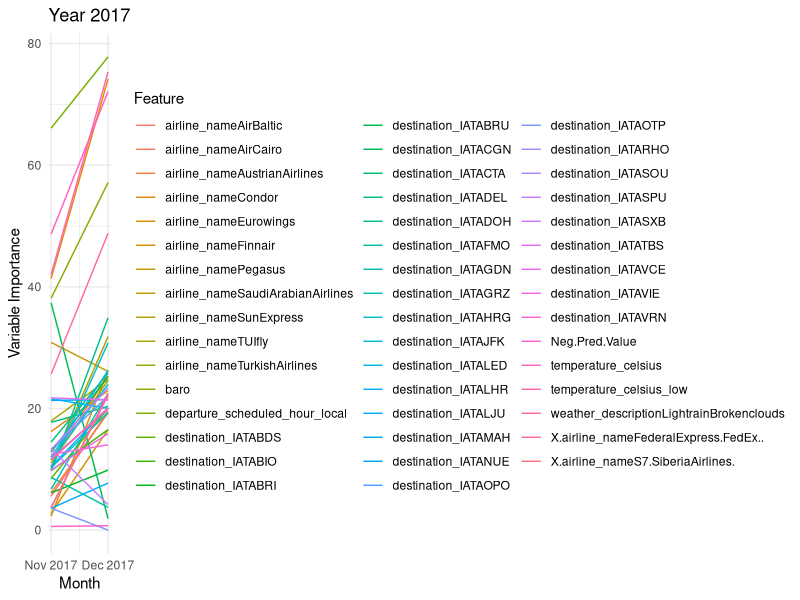
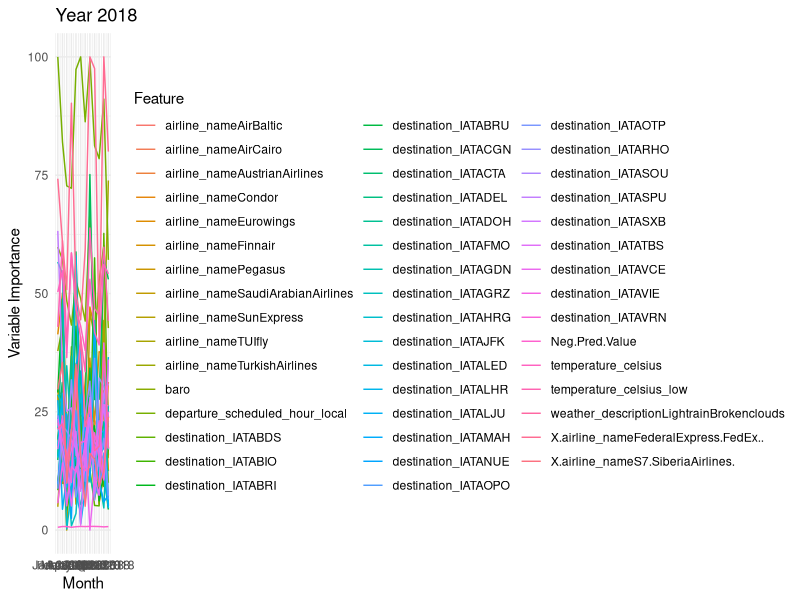
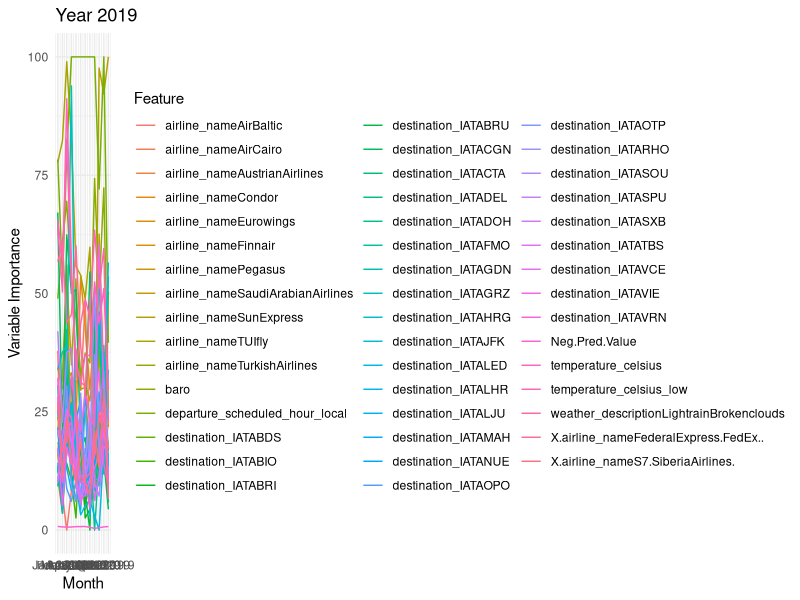
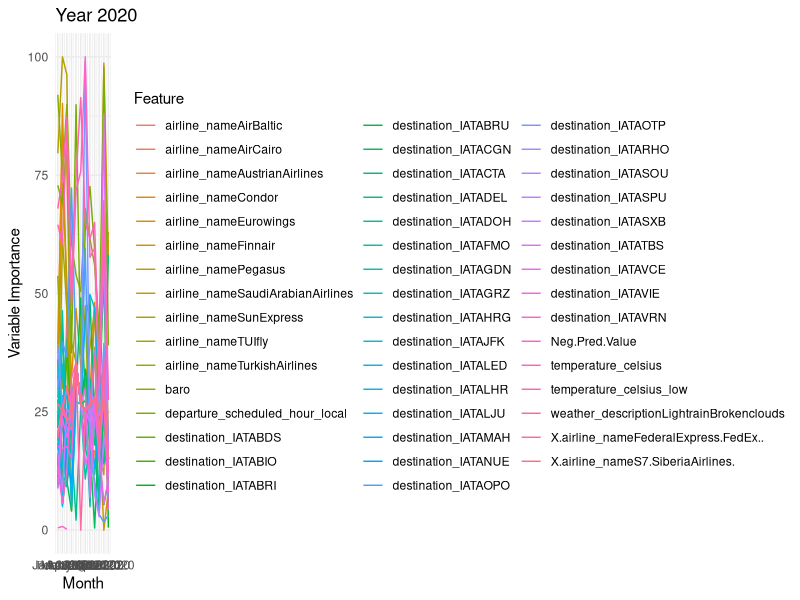
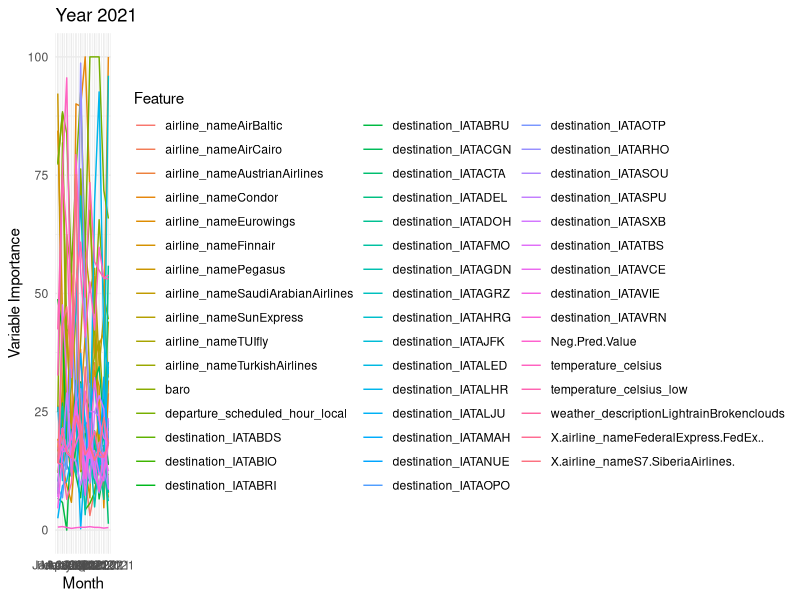
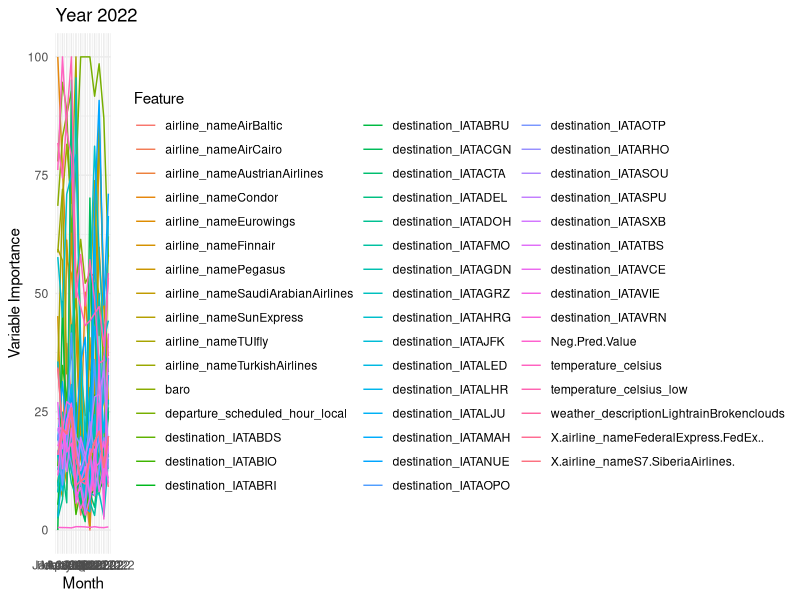
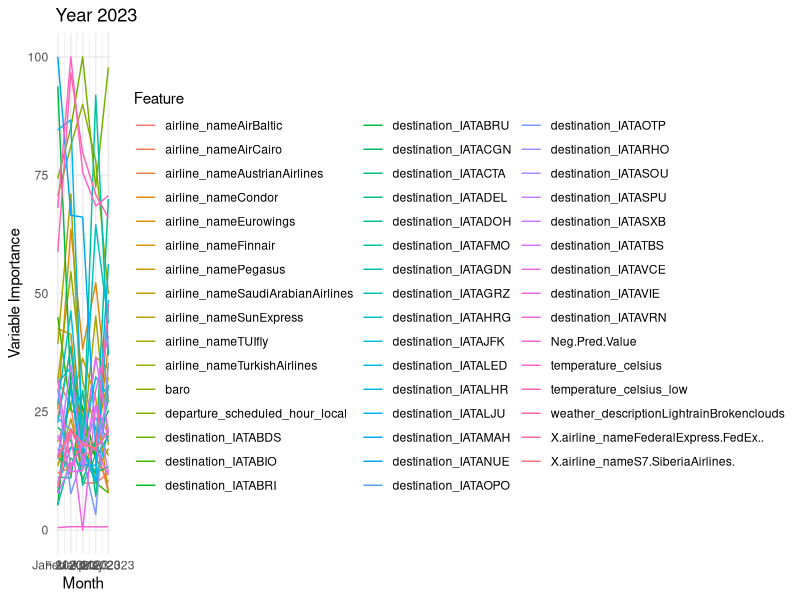

Write the R code that produced these figures, in order.
## ---- chunk 1
library(ggplot2)
library(dplyr)
library(tidyverse)
## ---- chunk 2
top_n <- 1
## ---- chunk 3
evaluation_results <- read.csv("results_rf.csv")

evaluation_results <- evaluation_results %>%
  mutate_at(vars(names(evaluation_results)), as.numeric)

evaluation_results <- evaluation_results %>%
  mutate(year_month = paste(year_start_test, month_start_test, sep = "-"))


evaluation_results
## ---- chunk 4
feature_columns <- evaluation_results[, 11:ncol(evaluation_results)]
once_listed_top_n_features <- vector("character")

for (i in 1:nrow(feature_columns)) {
  row_values <- unlist(feature_columns[i, ]) # i got an "cannot xtfrm data frames" error so i converted the row to a vector using unlist because sort can only handle vectors
  sorted_values <- sort(row_values, decreasing = TRUE)
  
  # get top n features
  top_names <- names(row_values)[match(sorted_values[1:top_n], row_values)]
  once_listed_top_n_features <- c(once_listed_top_n_features, top_names)
}

# remove doublicates
once_listed_top_n_features <- unique(once_listed_top_n_features)
once_listed_top_n_features
## ---- chunk 5
selected_feature_timeseries <- evaluation_results %>%
  select(departure_scheduled_hour_local, year_month)
selected_feature_timeseries
## ---- chunk 6
selected_feature_timeseries <- evaluation_results %>%
  select(all_of(once_listed_top_n_features), year_month)

selected_feature_timeseries <- tidyr::gather(selected_feature_timeseries, key = "feature", value = "importance", -year_month)
selected_feature_timeseries$year_month <- as.Date(paste0(selected_feature_timeseries$year_month, "-01"))

x_labels <- unique(selected_feature_timeseries$year_month)

for (year in unique(year(selected_feature_timeseries$year_month))) {
  year_data <- subset(selected_feature_timeseries, year(selected_feature_timeseries$year_month) == year)
  plot <- ggplot(year_data, aes(x = year_month, y = importance, color = feature)) +
    geom_line() +
    labs(x = "Month", y = "Variable Importance", color = "Feature") +
    scale_x_date(breaks = x_labels, labels = format(x_labels, "%b %Y")) +
    theme_minimal() +
    ggtitle(paste("Year", year))

  print(plot)  # oder ggsave(filename) zum Speichern des Plots als Bild
}
## ---- chunk 7
selected_feature_timeseries
